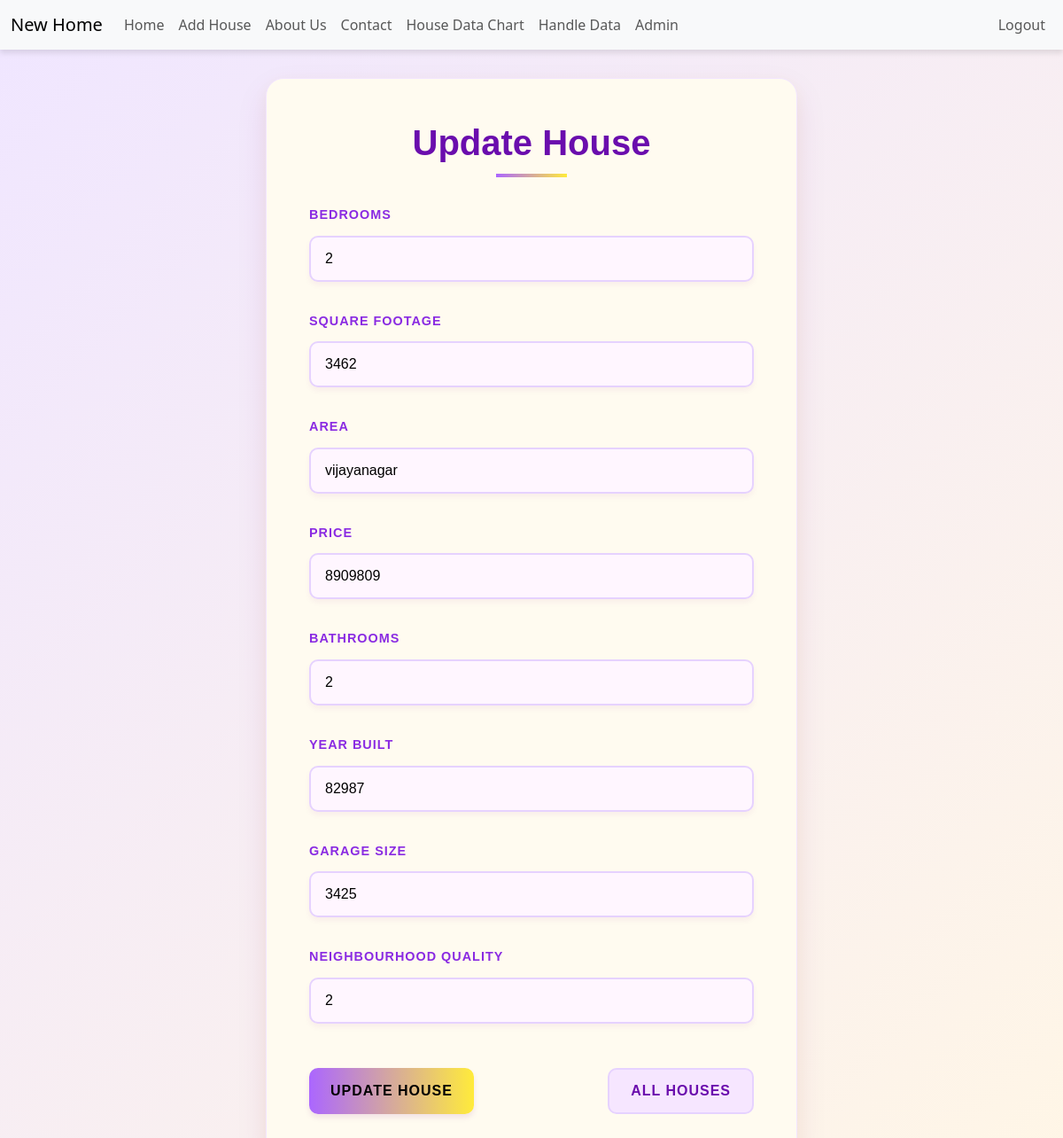
Page /update_task/6 (signed in) on the committed database.
### models/home.py (models this page shows, shortened)
class Homes(db.Model):
    id = db.Column(db.Integer, primary_key=True, autoincrement=True)
    bedrooms = db.Column(db.Integer, nullable=False)
    square_footage = db.Column(db.Integer, nullable=False)
    area = db.Column(db.String(100), nullable=False)
    price = db.Column(db.Integer, nullable=False)
    bathrooms = db.Column(db.Integer, nullable=False)
    year_built = db.Column(db.Integer, nullable=False)
    garage_size = db.Column(db.Integer, nullable=False)
    neighbourhood_quality = db.Column(db.String(100), nullable=False)

### app.py (the view, shortened to what this page needs)
@flask_app.route('/update_task/<int:id>', methods=['GET', 'POST'])
def update_task(id):
    if not is_admin():
        flash('Admin access required.', 'danger')
        return redirect(url_for('home'))
    house = Homes.query.get_or_404(id)
    return render_template('update.html', house=house)

### app.py (called while the page is built)
def is_admin():
    return session.get('user_role') == 'admin'

### templates/update.html (shortened to what this page needs)
{% extends 'base.html' %}
{% block content %}
<div style="background: linear-gradient(135deg, #f0e6ff 0%, #fff6e6 100%); min-height: 100vh; display: flex; justify-content: center; align-items: center; padding: 2rem 0;">
    <div style="background: #fffbf0; max-width: 600px; width: 100%; padding: 3rem; border-radius: 20px; box-shadow: 0 15px 35px rgba(128,0,128,0.1), 0 5px 15px rgba(255,255,0,0.07); border: 1px solid #f3e6ff;">
        <h1 style="text-align: center; font-family: 'Arial', sans-serif; color: #6a0dad; margin-bottom: 2rem; font-size: 2.5rem; font-weight: 700; position: relative; padding-bottom: 15px;">
            Update House
            <span style="position: absolute; bottom: 0; left: 50%; transform: translateX(-50%); width: 80px; height: 4px; background: linear-gradient(to right, #ab66ff 0%, #ffeb3b 100%);"></span>
        </h1>
        <form method="POST" enctype="application/x-www-form-urlencoded" style="display: grid; gap: 1.5rem;">
            {% macro form_input(label, name, type='text') %}
            <div style="position: relative;">
                <label for="{{ name }}" style="display: block; margin-bottom: 0.75rem; font-weight: 600; font-family: 'Arial', sans-serif; color: #8a2be2; text-transform: uppercase; letter-spacing: 1px; font-size: 0.9rem;">
                    {{ label }}
                </label>
                <input
                    type="{{ type }}"
                    id="{{ name }}"
                    name="{{ name }}"
                    value="{{ house[name] }}"
                    required
                    style="width: 100%;
                           padding: 0.75rem 1rem;
                           border: 2px solid #e6d2ff;
                           border-radius: 10px;
                           font-size: 1rem;
                           font-family: 'Arial', sans-serif;
                           transition: all 0.3s ease;
                           box-shadow: 0 4px 6px rgba(128,0,128,0.05);
                           background: #fff6ff;"
                    onfocus="this.style.borderColor='#ab66ff'; this.style.boxShadow='0 0 0 3px rgba(171, 102, 255, 0.2)'"
                    onblur="this.style.borderColor='#e6d2ff'; this.style.boxShadow='0 4px 6px rgba(128,0,128,0.05)'"
                >
            </div>
            {% endmacro %}
            {{ form_input('Bedrooms', 'bedrooms', 'number') }}
            {{ form_input('Square Footage', 'square_footage', 'number') }}
            {{ form_input('Area', 'area') }}
            {{ form_input('Price', 'price', 'number') }}
            {{ form_input('Bathrooms', 'bathrooms', 'number') }}
            {{ form_input('Year Built', 'year_built', 'number') }}
            {{ form_input('Garage Size', 'garage_size', 'number') }}
            {{ form_input('Neighbourhood Quality', 'neighbourhood_quality') }}
            <div style="display: flex; justify-content: space-between; margin-top: 1rem;">
                <button
                    type="submit"
                    style="
                        background: linear-gradient(to right, #ab66ff 0%, #ffeb3b 100%);
                        color: black;
                        border: none;
                        padding: 0.75rem 1.5rem;
                        border-radius: 10px;
                        font-weight: 600;
                        font-family: 'Arial', sans-serif;
                        text-transform: uppercase;
                        letter-spacing: 1px;
                        cursor: pointer;
                        transition: all 0.3s ease;
                        box-shadow: 0 4px 6px rgba(128,0,128,0.1);
                    "
                    onmouseover="this.style.transform='translateY(-3px)'; this.style.boxShadow='0 6px 8px rgba(128,0,128,0.15)'"
                    onmouseout="this.style.transform='translateY(0)'; this.style.boxShadow='0 4px 6px rgba(128,0,128,0.1)'"
                >
                    Update House
                </button>
                <a
                    href="/house"
                    style="
                        background: #f6e6ff;
                        color: #6a0dad;
                        border: 2px solid #e6d2ff;
                        padding: 0.75rem 1.5rem;
                        border-radius: 10px;
                        font-weight: 600;
                        font-family: 'Arial', sans-serif;
                        text-transform: uppercase;
                        letter-spacing: 1px;
                        text-decoration: none;
                        cursor: pointer;
                        transition: all 0.3s ease;
                    "
                    onmouseover="this.style.backgroundColor='#f0d6ff'; this.style.transform='translateY(-3px)'"
                    onmouseout="this.style.backgroundColor='#f6e6ff'; this.style.transform='translateY(0)'"
                >
                    All Houses
                </a>
            </div>
        </form>
    </div>
</div>
{% endblock %}

### static/main.css (style rules this page uses)
body { margin: 0; font-family: 'Poppins', sans-serif; background-image: url('NewHome/static/f.jpeg'); background-size: cover; background-repeat: no-repeat; background-position: center; }
h1 { color: #333; margin-top: 0; }
form { width: 100%; max-width: 600px; background-width:100%; }
label { display: block; margin-bottom: 8px; font-weight: bold; color: white; }
input[type="number"], input[type="text"], select { width: 100%; padding: 8px; margin-bottom: 10px; border: 1px solid #ccc; border-radius: 5px; }

### rows in the picture
Homes: bedrooms "2", square_footage "3462", area "vijayanagar", price "8909809", bathrooms "2", year_built "82987", garage_size "3425", neighbourhood_quality "2"

### other values in the picture
{{ label }} "BEDROOMS SQUARE FOOTAGE AREA PRICE BATHROOMS YEAR BUILT GARAGE SIZE NEIGHBOURHOOD QUALITY"
